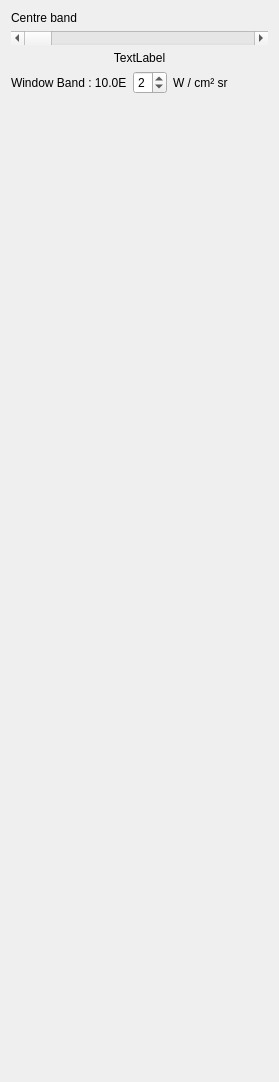
         <widget class="QWidget" name="tabVIIRSDNB">
          <attribute name="title">
           <string>Day/Night Band</string>
          </attribute>
          <layout class="QVBoxLayout" name="verticalLayout_18">
           <item>
            <widget class="QLabel" name="lblTitleCentreBand">
             <property name="text">
              <string>Centre band </string>
             </property>
            </widget>
           </item>
           <item>
            <widget class="QScrollBar" name="sbCentreBand">
             <property name="sizePolicy">
              <sizepolicy hsizetype="Minimum" vsizetype="Fixed">
               <horstretch>0</horstretch>
               <verstretch>0</verstretch>
              </sizepolicy>
             </property>
             <property name="orientation">
              <enum>Qt::Horizontal</enum>
             </property>
            </widget>
           </item>
           <item>
            <widget class="QLabel" name="lblCentreBand">
             <property name="sizePolicy">
              <sizepolicy hsizetype="Preferred" vsizetype="Preferred">
               <horstretch>1</horstretch>
               <verstretch>0</verstretch>
              </sizepolicy>
             </property>
             <property name="text">
              <string>TextLabel</string>
             </property>
             <property name="alignment">
              <set>Qt::AlignCenter</set>
             </property>
            </widget>
           </item>
           <item>
            <layout class="QHBoxLayout" name="horizontalLayout_71">
             <item>
              <widget class="QLabel" name="label_39">
               <property name="text">
                <string>Window Band : 10.0E</string>
               </property>
              </widget>
             </item>
             <item>
              <widget class="QSpinBox" name="spbDnbWindow">
               <property name="maximumSize">
                <size>
                 <width>16777215</width>
                 <height>16777215</height>
                </size>
               </property>
               <property name="minimum">
                <number>1</number>
               </property>
               <property name="maximum">
                <number>6</number>
               </property>
               <property name="singleStep">
                <number>1</number>
               </property>
               <property name="value">
                <number>2</number>
               </property>
              </widget>
             </item>
             <item>
              <widget class="QLabel" name="label_40">
               <property name="text">
                <string>W / cm² sr</string>
               </property>
              </widget>
             </item>
             <item>
              <spacer name="horizontalSpacer_99">
               <property name="orientation">
                <enum>Qt::Horizontal</enum>
               </property>
               <property name="sizeHint" stdset="0">
                <size>
                 <width>40</width>
                 <height>20</height>
                </size>
               </property>
              </spacer>
             </item>
            </layout>
           </item>
           <item>
            <widget class="QCustomPlot" name="graph" native="true">
             <property name="minimumSize">
              <size>
               <width>0</width>
               <height>400</height>
              </size>
             </property>
            </widget>
           </item>
           <item>
            <spacer name="verticalSpacer_6">
             <property name="orientation">
              <enum>Qt::Vertical</enum>
             </property>
             <property name="sizeHint" stdset="0">
              <size>
               <width>20</width>
               <height>571</height>
              </size>
             </property>
            </spacer>
           </item>
          </layout>
         </widget>
